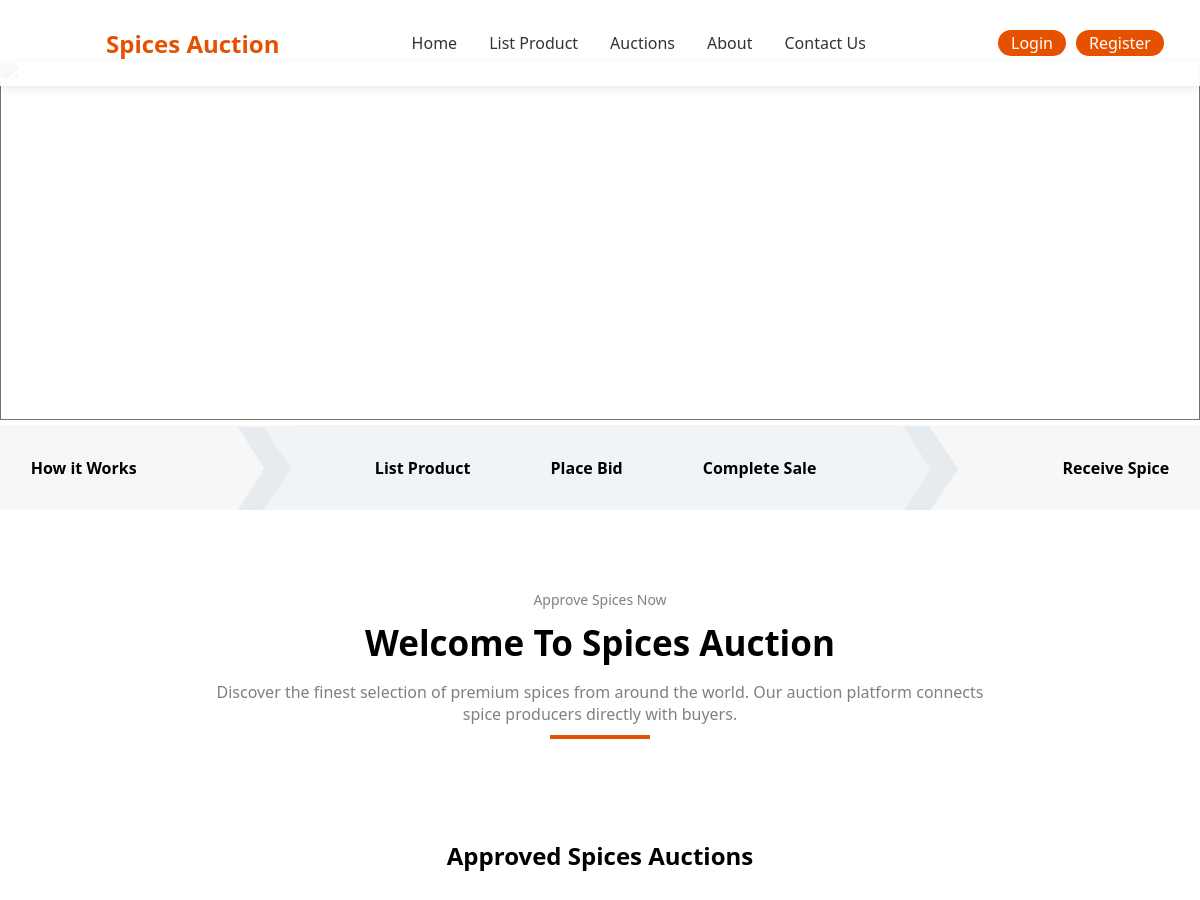
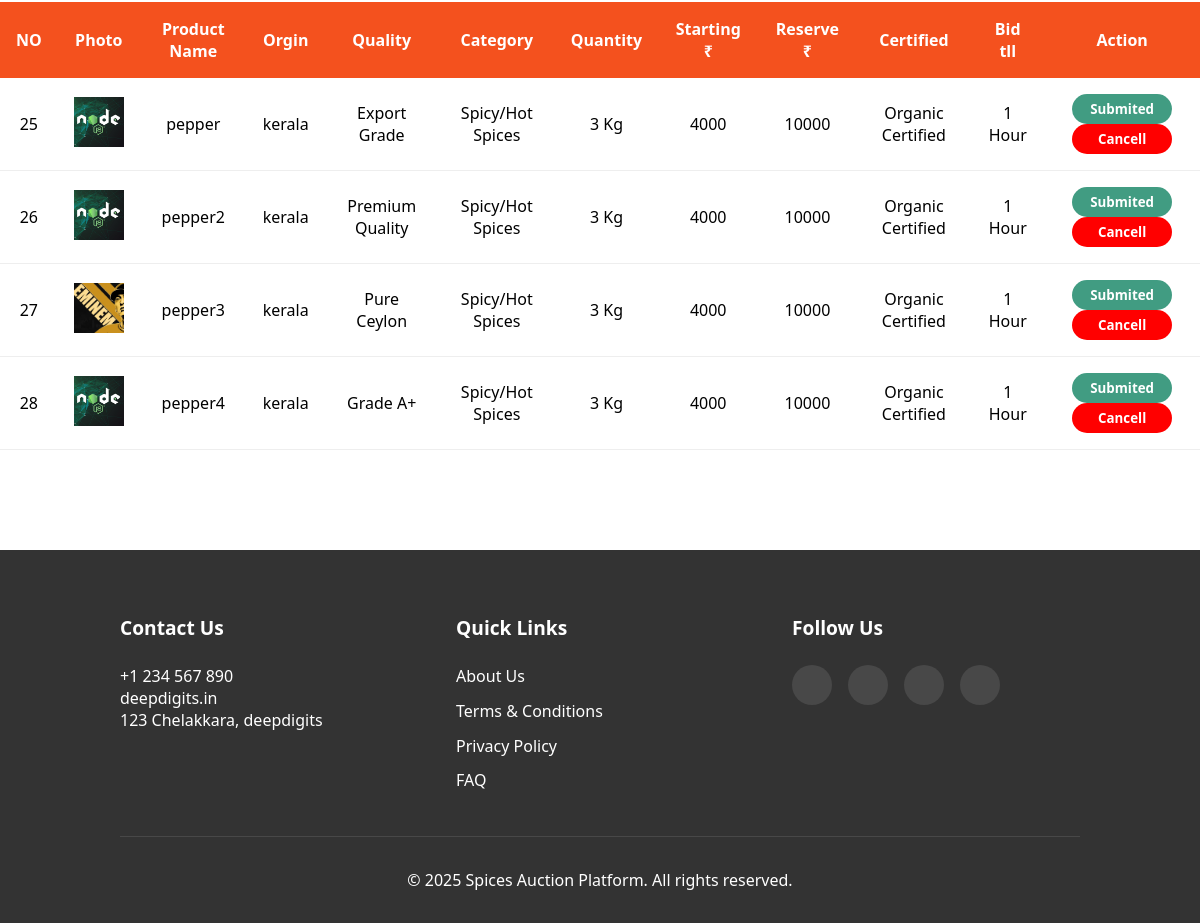
The app's page /adminapproved/ with its own data (2 pictures, top to bottom).
### spiceapp/models.py (models this page shows, shortened)
class Products(models.Model):
    user = models.ForeignKey(User,on_delete = models.CASCADE,null = True)
    bid_price=models.FloatField(default=0,null=True,blank=True)
    bid=models.IntegerField(default=0)
    product_name = models.CharField(max_length=255)
    category = models.CharField(max_length=50)
    quality = models.CharField(max_length=50)
    starting_price = models.IntegerField(default=0)
    reserve_price = models.IntegerField(default=0)
    quantity = models.PositiveIntegerField()
    auction_duration = models.IntegerField()
    created = models.TimeField(null=True,blank=True)
    certified = models.CharField(max_length=50)
    description = models.TextField()
    origin = models.CharField(max_length=255)
    product_image = models.ImageField(upload_to='product_images/', blank=True, null=True)
    spice_video = models.FileField(upload_to='videos/', blank=True, null=True)
    account_number = models.CharField(max_length=20)
    ifsc = models.CharField(max_length=20)
    status=models.CharField(max_length=100,null=True,blank=True)
    is_approved = models.BooleanField(default=False)
    is_ended = models.BooleanField(default=False)

### spiceapp/views.py (the view)
# urls.py: path('adminapproved/',views.adminapproved,name='adminapproved'),
def adminapproved(request):
    cards=Products.objects.filter(is_approved=True)
    return render(request,'adminapproved.html',{'spice':cards})

### spiceapp/templates/adminapproved.html (shortened to what this page needs)
{% load static %}
<!DOCTYPE html>
<html lang="en">
<head>
</head>
<body>
    <nav class="navbar">
        <div class="logo">
            <dotlottie-player src="https://lottie.host/2d91b95a-174d-4f94-93ba-57b556a8bde2/Yho8FKEF8S.lottie" background="transparent" speed="2" style="width: 80px; height:80px" loop autoplay></dotlottie-player>
            <span>Spices Auction</span>
        </div>
        <div class="nav-links">
            <a href="{% url 'home' %}">Home</a>
            {% if request.user.username == 'admin' %}
            <a href="{% url 'adminpage' %}" >Pending</a>
            <a href="{% url 'adminapproved' %}" class="active">Approved</a>
            {% else %}
            <a href="{% url 'listproduct' %}">List Product</a>
            <a href="{% url 'auction' %}">Auctions</a>
            {%endif%}
            <a href="#footer">About</a>
            <a href="#footer">Contact Us</a>
        </div>
        <div class="logreg">
            {% if request.user.is_authenticated %}
            <a href="{% url 'logout' %}" class="aa">Logout</a>
            {% else %}
            <a href="{% url 'login' %}" class="aa">Login</a>
            <a href="{% url 'register' %}" class="aa">Register</a>
            {% endif %}
        </div>
    </nav>
    <div class="banner">
        <img src="{% static 'images/adminpending.jpg' %}" alt="">
        <div class="bannertext">
            <h1>Spices Auction Approved Here</h1>
            <center><h6>Discover Premium Quality Spices from Around the World</h6></center>
        </div>
    </div>
    <div class="banner2">
        <div>
            <p>How it Works</p>
        </div>
        <div style="display: flex; align-items: center; justify-content: center; gap:80px ; background-color: #f0f4f7; height: 100%;">
            <img src="{% static 'images/snip1.png' %}" alt="" class="snipImg">
            <p>List Product</p>
            <p>Place Bid</p>
            <p>Complete Sale</p>
            <img src="{% static 'images/snip2.png' %}" alt="" class="snipImg">
        </div>
        <div>
            <p>Receive Spice</p>
        </div>
    </div>
    <div class="slogans2">
        <p style="font-size: 14px; font-weight: 500;margin-bottom: 10px; color: grey;">Approve Spices Now</p>
        <p style="font-size: 35px; font-weight: 700; margin-bottom: 15px;">Welcome To Spices Auction</p>
        <p style="font-size: 16px; font-weight: 500;margin-bottom: 10px; color: grey; text-align: center;">Discover the finest selection of premium spices from around the world. Our auction platform connects <br> spice producers directly with buyers.</p>
        <hr class="designelement1">
    </div>
    <div class="requests-section" >
        <div class="section-header">
            <center><h2> Approved Spices Auctions</h2></center>
        </div>
        <table>
            <thead>
                <tr>
                    <th>NO</th>
                    <th>Photo</th>
                    <th>Product Name</th>
                    <th>Orgin</th>
                    <th>Quality</th>
                    <th>Category</th>
                    <th>Quantity</th>
                    <th>Starting ₹</th>
                    <th>Reserve ₹</th>
                    <th>Certified</th>
                    <th>Bid tll</th>
                    <th>Action</th>
                </tr>
            </thead>
            <tbody>
                {% for i in spice %}
                <tr>
                    <td>{{i.id}}</td>
                    <td><img src="{{i.product_image.url}}" alt=""></td>
                    <td>{{i.product_name}}</td>
                    <td>{{i.origin}}</td>
                    <td>{{i.quality}}</td>
                    <td>{{i.category}}</td>
                    <td>{{i.quantity}} Kg</td>
                    <td>{{i.starting_price}}</td>
                    <td>{{i.reserve_price}}</td>
                    <td>{{i.certified}}</td>
                    <td>{{i.auction_duration}} Hour</td>
                   <td>
                    <a href=""><button class="Submited">Submited</button></a>
                    <a href="{% url 'cancellproduct' pk=i.pk %}"><button class="cancell">Cancell</button></a>
                    </td>
                </tr>
                   {% endfor %}
            </tbody>
        </table>
    </div>
    <footer class="footer" id="footer">
        <div class="footer-content">
            <div class="footer-section">
                <h3>Contact Us</h3>
                <p> +1 234 567 890</p>
                <p> deepdigits.in</p>
                <p> 123 Chelakkara, deepdigits</p>
            </div>
            <div class="footer-section">
                <h3>Quick Links</h3>
                <a href="#">About Us</a>
                <a href="#">Terms & Conditions</a>
                <a href="#">Privacy Policy</a>
                <a href="#">FAQ</a>
            </div>
            <div class="footer-section">
                <h3>Follow Us</h3>
                <div class="social-links">
                    <a href="#"></a>
                    <a href="#"></a>
                    <a href="#"></a>
                    <a href="#"></a>
                </div>
            </div>
        </div>
        <div class="footer-bottom">
            <p>&copy; 2025 Spices Auction Platform. All rights reserved.</p>
        </div>
    </footer>
</body>
</html>

### spiceapp/templates/adminapproved.html (style rules this page uses)
* { margin: 0; padding: 0; box-sizing: border-box; font-family: 'Segoe UI', Tahoma, Geneva, Verdana, sans-serif; scroll-behavior: smooth; overflow-x: hidden; }
.navbar { position: fixed; top: 0; width: 100%; display: flex; justify-content: space-between; align-items: center; padding: 3px 3%; background: rgba(255, 255, 255, 0.95); box-shadow: 0 2px 10px rgba(0, 0, 0, 0.1); z-index: 1000; }
.logo { display: flex; align-items: center; }
.logo span { margin-left:-10px; font-size: 1.5rem; font-weight: bold; color: #e65100; }
.nav-links { display: flex; gap: 2rem; }
.nav-links a { text-decoration: none; color: #333; font-weight: 500; transition: color 0.3s ease; }
.logreg { display: flex; justify-content: center; align-items: center; gap: 10px; }
.aa { display: flex; align-items: center; justify-content: center; }
.logreg .aa { text-decoration: none; background-color:#e65100 ; padding:2px 13px 2px 13px; color: #fff; border-radius: 15px; }
.section-header { margin-bottom:30px; }
.banner { margin-top:60px; position: relative; }
.banner img { width:100vw; height:30vw; object-fit: cover; object-position:center 15px; filter: brightness(60%) }
.bannertext { position: absolute; top: 40%; left: 38%; color: #fff; }
.bannertext h6 { font-weight: 400; }
table { width: 100%; border-collapse: collapse; }
th { background: #f4511e; color: white; text-align: center; padding: 1rem; }
td { text-align: center; padding: 1rem; border-bottom: 1px solid #eee; }
td img { width: 50px; height: 50px; object-fit: cover; }
.Submited { border: none; background-color: #419c82; color: white; padding: 6px; font-weight: 600; cursor: pointer; border-radius: 100px; width: 100px; }
.cancell { border: none; background-color:red; color: white; padding: 6px; font-weight: 600; cursor: pointer; border-radius: 100px; width: 100px; }
.requests-section { margin-top: 100px; }
.footer { background: #333; color: white; padding: 4rem 10% 2rem; margin-top:100px; }
.footer-content { display: grid; grid-template-columns: repeat(auto-fit, minmax(250px, 1fr)); gap: 3rem; margin-bottom: 2rem; }
.footer-section h3 { margin-bottom: 1.5rem; font-size: 1.2rem; }
.footer-section a { color: white; text-decoration: none; display: block; margin-bottom: 0.8rem; transition: color 0.3s ease; }
.social-links { display: flex; gap: 1rem; }
.social-links a { width: 40px; height: 40px; background: rgba(255, 255, 255, 0.1); border-radius: 50%; display: flex; align-items: center; justify-content: center; transition: background-color 0.3s ease; }
.footer-bottom { text-align: center; padding-top: 2rem; border-top: 1px solid rgba(255, 255, 255, 0.1); }
.banner2 { width: 100%; height: 85px; background-color: #f7f7f7; display: flex; align-items: center; justify-content: center; gap: 100px; }
.banner2 p { font-weight: 700; }
.snipImg { height: 85px; }
.slogans2 { display: flex; flex-direction: column; justify-content: center; align-items: center; margin-top: 80px; margin-bottom: 40px; }
.designelement1 { border: solid #e65100 2px; width: 100px; }

### records on screen
Products: id "25", product_image (picture), product_name "pepper", origin "kerala", quality "Export Grade", category "Spicy/Hot Spices", quantity "3", starting_price "4000", reserve_price "10000", certified "Organic Certified", auction_duration "1"
Products: id "26", product_image (picture), product_name "pepper2", origin "kerala", quality "Premium Quality", category "Spicy/Hot Spices", quantity "3", starting_price "4000", reserve_price "10000", certified "Organic Certified", auction_duration "1"
Products: id "27", product_image (picture), product_name "pepper3", origin "kerala", quality "Pure Ceylon", category "Spicy/Hot Spices", quantity "3", starting_price "4000", reserve_price "10000", certified "Organic Certified", auction_duration "1"
Products: id "28", product_image (picture), product_name "pepper4", origin "kerala", quality "Grade A+", category "Spicy/Hot Spices", quantity "3", starting_price "4000", reserve_price "10000", certified "Organic Certified", auction_duration "1"
